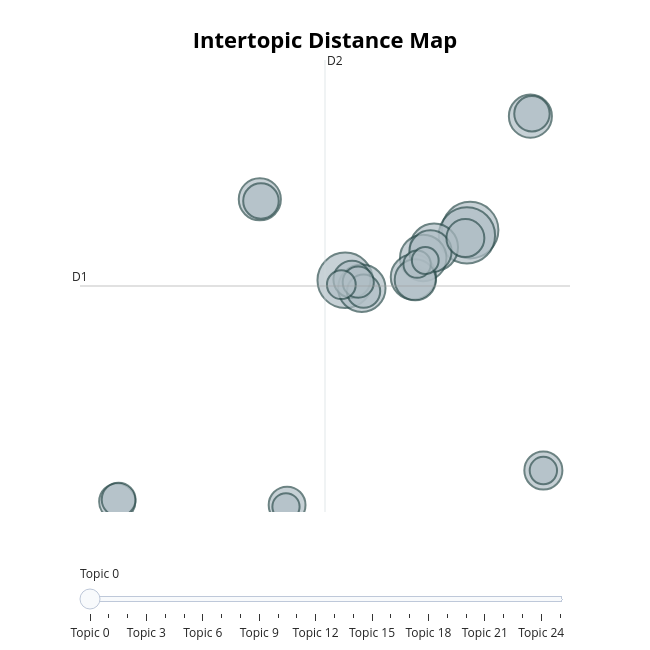

Notebook source saved alongside this figure:
### Code cell
topic_model.visualize_topics()

### Figure 1 — Plotly figure (JSON) as saved in the notebook; plotly's stock layout.template omitted (floating-point values rounded to 4 significant figures)
{"data": [{"customdata": [[0, "grasa | ves | panza | tema | ve", 406], [1, "kilos | cuerpo | bajar | 60 | normal", 402], [2, "enfermedad | salud | cuerpo | mental | saludable", 390], [3, "argentina | país | final | mayoría | comida", 291], [4, "hermano | hizo | hombre | busca | habla", 285], [5, "haces | ustedes | seguro | puta | mil", 274], [6, "amigo | gorda obesa | veo | puedo | dejar", 260], [7, "comida | comer | mala | come | dieta", 235], [8, "milei | ustedes | hijos | país | sabe", 226], [9, "comida | comer | come | deja | grasa", 225], [10, "pobre | puedo | meses | comida | pq", 215], [11, "bajar | ayuda | hilo | enfermedad | muchas", 184], [12, "persona obesa | ir | buen | pueden | cuerpo", 183], [13, "gorda obesa | gente obesa | medio | cuenta | viendo", 175], [14, "gorda obesa | pone | 40 | busca | gracias", 172], [15, "mujer | chica | cuerpo | diciendo | cuerpos", 167], [16, "comer | feliz | quiero | leche | terminar", 160], [17, "dieta | comer | come | bajar | saludable", 159], [18, "furia | leche | chica | diciendo | mujer", 145], [19, "final | boca | falta | favor | ir", 140], [20, "gorda obesa | haber | mano | final | hablar", 123], [21, "salud | argentina | mil | año | chicos", 105], [22, "puta | madre | 50 | mujer | anda", 95], [23, "salud | enfermedad | cambio | sociedad | sobrepeso obesidad", 95], [24, "foto | plata | realidad | pibe | idea", 94], [25, "vos sos | sos obeso | ganas | seguro | haces", 91]], "hovertemplate": "<b>Topic %{customdata[0]}</b><br>%{customdata[1]}<br>Size: %{customdata[2]}", "legendgroup": "", "marker": {"color": "#B0BEC5", "line": {"color": "DarkSlateGrey", "width": 2}, "size": [406, 402, 390, 291, 285, 274, 260, 235, 226, 225, 215, 184, 183, 175, 172, 167, 160, 159, 145, 140, 123, 105, 95, 95, 94, 91], "sizemode": "area", "sizeref": 0.2537, "symbol": "circle"}, "mode": "markers", "name": "", "orientation": "v", "showlegend": false, "type": "scatter", "x": [7.393, 7.167, -1.466, 4.838, -0.2875, 4.068, 3.372, 11.67, 4.581, -7.521, 3.505, 12.59, 7.057, -0.9823, -5.587, -17.63, -7.44, 11.78, -17.53, -0.1612, -0.5396, -1.739, 3.636, 12.59, -5.666, 4.213], "xaxis": "x", "y": [11.14, 10.89, 8.827, 10.34, 8.458, 9.855, 8.979, 16.39, 10.15, 12.56, 8.851, 0.06206, 10.77, 8.867, -1.529, -1.372, 12.48, 16.5, -1.277, 8.322, 8.741, 8.623, 9.568, 0.06203, -1.608, 9.738], "yaxis": "y"}], "layout": {"annotations": [{"showarrow": false, "text": "D1", "x": -20.27, "y": 8.563, "yshift": 10}, {"showarrow": false, "text": "D2", "x": -2.898, "xshift": 10, "y": 18.97}], "height": 650, "hoverlabel": {"bgcolor": "white", "font": {"family": "Rockwell", "size": 16}}, "legend": {"itemsizing": "constant", "tracegroupgap": 0}, "margin": {"t": 60}, "shapes": [{"line": {"color": "#CFD8DC", "width": 2}, "type": "line", "x0": -2.898, "x1": -2.898, "y0": -1.849, "y1": 18.97}, {"line": {"color": "#9E9E9E", "width": 2}, "type": "line", "x0": -20.27, "x1": 14.48, "y0": 8.563, "y1": 8.563}], "sliders": [{"active": 0, "pad": {"t": 50}, "steps": [{"args": [{"marker.color": [["red", "#B0BEC5", "#B0BEC5", "#B0BEC5", "#B0BEC5", "#B0BEC5", "#B0BEC5", "#B0BEC5", "#B0BEC5", "#B0BEC5", "#B0BEC5", "#B0BEC5", "#B0BEC5", "#B0BEC5", "#B0BEC5", "#B0BEC5", "#B0BEC5", "#B0BEC5", "#B0BEC5", "#B0BEC5", "#B0BEC5", "#B0BEC5", "#B0BEC5", "#B0BEC5", "#B0BEC5", "#B0BEC5"]]}], "label": "Topic 0", "method": "update"}, {"args": [{"marker.color": [["#B0BEC5", "red", "#B0BEC5", "#B0BEC5", "#B0BEC5", "#B0BEC5", "#B0BEC5", "#B0BEC5", "#B0BEC5", "#B0BEC5", "#B0BEC5", "#B0BEC5", "#B0BEC5", "#B0BEC5", "#B0BEC5", "#B0BEC5", "#B0BEC5", "#B0BEC5", "#B0BEC5", "#B0BEC5", "#B0BEC5", "#B0BEC5", "#B0BEC5", "#B0BEC5", "#B0BEC5", "#B0BEC5"]]}], "label": "Topic 1", "method": "update"}, {"args": [{"marker.color": [["#B0BEC5", "#B0BEC5", "red", "#B0BEC5", "#B0BEC5", "#B0BEC5", "#B0BEC5", "#B0BEC5", "#B0BEC5", "#B0BEC5", "#B0BEC5", "#B0BEC5", "#B0BEC5", "#B0BEC5", "#B0BEC5", "#B0BEC5", "#B0BEC5", "#B0BEC5", "#B0BEC5", "#B0BEC5", "#B0BEC5", "#B0BEC5", "#B0BEC5", "#B0BEC5", "#B0BEC5", "#B0BEC5"]]}], "label": "Topic 2", "method": "update"}, {"args": [{"marker.color": [["#B0BEC5", "#B0BEC5", "#B0BEC5", "red", "#B0BEC5", "#B0BEC5", "#B0BEC5", "#B0BEC5", "#B0BEC5", "#B0BEC5", "#B0BEC5", "#B0BEC5", "#B0BEC5", "#B0BEC5", "#B0BEC5", "#B0BEC5", "#B0BEC5", "#B0BEC5", "#B0BEC5", "#B0BEC5", "#B0BEC5", "#B0BEC5", "#B0BEC5", "#B0BEC5", "#B0BEC5", "#B0BEC5"]]}], "label": "Topic 3", "method": "update"}, {"args": [{"marker.color": [["#B0BEC5", "#B0BEC5", "#B0BEC5", "#B0BEC5", "red", "#B0BEC5", "#B0BEC5", "#B0BEC5", "#B0BEC5", "#B0BEC5", "#B0BEC5", "#B0BEC5", "#B0BEC5", "#B0BEC5", "#B0BEC5", "#B0BEC5", "#B0BEC5", "#B0BEC5", "#B0BEC5", "#B0BEC5", "#B0BEC5", "#B0BEC5", "#B0BEC5", "#B0BEC5", "#B0BEC5", "#B0BEC5"]]}], "label": "Topic 4", "method": "update"}, {"args": [{"marker.color": [["#B0BEC5", "#B0BEC5", "#B0BEC5", "#B0BEC5", "#B0BEC5", "red", "#B0BEC5", "#B0BEC5", "#B0BEC5", "#B0BEC5", "#B0BEC5", "#B0BEC5", "#B0BEC5", "#B0BEC5", "#B0BEC5", "#B0BEC5", "#B0BEC5", "#B0BEC5", "#B0BEC5", "#B0BEC5", "#B0BEC5", "#B0BEC5", "#B0BEC5", "#B0BEC5", "#B0BEC5", "#B0BEC5"]]}], "label": "Topic 5", "method": "update"}, {"args": [{"marker.color": [["#B0BEC5", "#B0BEC5", "#B0BEC5", "#B0BEC5", "#B0BEC5", "#B0BEC5", "red", "#B0BEC5", "#B0BEC5", "#B0BEC5", "#B0BEC5", "#B0BEC5", "#B0BEC5", "#B0BEC5", "#B0BEC5", "#B0BEC5", "#B0BEC5", "#B0BEC5", "#B0BEC5", "#B0BEC5", "#B0BEC5", "#B0BEC5", "#B0BEC5", "#B0BEC5", "#B0BEC5", "#B0BEC5"]]}], "label": "Topic 6", "method": "update"}, {"args": [{"marker.color": [["#B0BEC5", "#B0BEC5", "#B0BEC5", "#B0BEC5", "#B0BEC5", "#B0BEC5", "#B0BEC5", "red", "#B0BEC5", "#B0BEC5", "#B0BEC5", "#B0BEC5", "#B0BEC5", "#B0BEC5", "#B0BEC5", "#B0BEC5", "#B0BEC5", "#B0BEC5", "#B0BEC5", "#B0BEC5", "#B0BEC5", "#B0BEC5", "#B0BEC5", "#B0BEC5", "#B0BEC5", "#B0BEC5"]]}], "label": "Topic 7", "method": "update"}, {"args": [{"marker.color": [["#B0BEC5", "#B0BEC5", "#B0BEC5", "#B0BEC5", "#B0BEC5", "#B0BEC5", "#B0BEC5", "#B0BEC5", "red", "#B0BEC5", "#B0BEC5", "#B0BEC5", "#B0BEC5", "#B0BEC5", "#B0BEC5", "#B0BEC5", "#B0BEC5", "#B0BEC5", "#B0BEC5", "#B0BEC5", "#B0BEC5", "#B0BEC5", "#B0BEC5", "#B0BEC5", "#B0BEC5", "#B0BEC5"]]}], "label": "Topic 8", "method": "update"}, {"args": [{"marker.color": [["#B0BEC5", "#B0BEC5", "#B0BEC5", "#B0BEC5", "#B0BEC5", "#B0BEC5", "#B0BEC5", "#B0BEC5", "#B0BEC5", "red", "#B0BEC5", "#B0BEC5", "#B0BEC5", "#B0BEC5", "#B0BEC5", "#B0BEC5", "#B0BEC5", "#B0BEC5", "#B0BEC5", "#B0BEC5", "#B0BEC5", "#B0BEC5", "#B0BEC5", "#B0BEC5", "#B0BEC5", "#B0BEC5"]]}], "label": "Topic 9", "method": "update"}, {"args": [{"marker.color": [["#B0BEC5", "#B0BEC5", "#B0BEC5", "#B0BEC5", "#B0BEC5", "#B0BEC5", "#B0BEC5", "#B0BEC5", "#B0BEC5", "#B0BEC5", "red", "#B0BEC5", "#B0BEC5", "#B0BEC5", "#B0BEC5", "#B0BEC5", "#B0BEC5", "#B0BEC5", "#B0BEC5", "#B0BEC5", "#B0BEC5", "#B0BEC5", "#B0BEC5", "#B0BEC5", "#B0BEC5", "#B0BEC5"]]}], "label": "Topic 10", "method": "update"}, {"args": [{"marker.color": [["#B0BEC5", "#B0BEC5", "#B0BEC5", "#B0BEC5", "#B0BEC5", "#B0BEC5", "#B0BEC5", "#B0BEC5", "#B0BEC5", "#B0BEC5", "#B0BEC5", "red", "#B0BEC5", "#B0BEC5", "#B0BEC5", "#B0BEC5", "#B0BEC5", "#B0BEC5", "#B0BEC5", "#B0BEC5", "#B0BEC5", "#B0BEC5", "#B0BEC5", "#B0BEC5", "#B0BEC5", "#B0BEC5"]]}], "label": "Topic 11", "method": "update"}, {"args": [{"marker.color": [["#B0BEC5", "#B0BEC5", "#B0BEC5", "#B0BEC5", "#B0BEC5", "#B0BEC5", "#B0BEC5", "#B0BEC5", "#B0BEC5", "#B0BEC5", "#B0BEC5", "#B0BEC5", "red", "#B0BEC5", "#B0BEC5", "#B0BEC5", "#B0BEC5", "#B0BEC5", "#B0BEC5", "#B0BEC5", "#B0BEC5", "#B0BEC5", "#B0BEC5", "#B0BEC5", "#B0BEC5", "#B0BEC5"]]}], "label": "Topic 12", "method": "update"}, {"args": [{"marker.color": [["#B0BEC5", "#B0BEC5", "#B0BEC5", "#B0BEC5", "#B0BEC5", "#B0BEC5", "#B0BEC5", "#B0BEC5", "#B0BEC5", "#B0BEC5", "#B0BEC5", "#B0BEC5", "#B0BEC5", "red", "#B0BEC5", "#B0BEC5", "#B0BEC5", "#B0BEC5", "#B0BEC5", "#B0BEC5", "#B0BEC5", "#B0BEC5", "#B0BEC5", "#B0BEC5", "#B0BEC5", "#B0BEC5"]]}], "label": "Topic 13", "method": "update"}, {"args": [{"marker.color": [["#B0BEC5", "#B0BEC5", "#B0BEC5", "#B0BEC5", "#B0BEC5", "#B0BEC5", "#B0BEC5", "#B0BEC5", "#B0BEC5", "#B0BEC5", "#B0BEC5", "#B0BEC5", "#B0BEC5", "#B0BEC5", "red", "#B0BEC5", "#B0BEC5", "#B0BEC5", "#B0BEC5", "#B0BEC5", "#B0BEC5", "#B0BEC5", "#B0BEC5", "#B0BEC5", "#B0BEC5", "#B0BEC5"]]}], "label": "Topic 14", "method": "update"}, {"args": [{"marker.color": [["#B0BEC5", "#B0BEC5", "#B0BEC5", "#B0BEC5", "#B0BEC5", "#B0BEC5", "#B0BEC5", "#B0BEC5", "#B0BEC5", "#B0BEC5", "#B0BEC5", "#B0BEC5", "#B0BEC5", "#B0BEC5", "#B0BEC5", "red", "#B0BEC5", "#B0BEC5", "#B0BEC5", "#B0BEC5", "#B0BEC5", "#B0BEC5", "#B0BEC5", "#B0BEC5", "#B0BEC5", "#B0BEC5"]]}], "label": "Topic 15", "method": "update"}, {"args": [{"marker.color": [["#B0BEC5", "#B0BEC5", "#B0BEC5", "#B0BEC5", "#B0BEC5", "#B0BEC5", "#B0BEC5", "#B0BEC5", "#B0BEC5", "#B0BEC5", "#B0BEC5", "#B0BEC5", "#B0BEC5", "#B0BEC5", "#B0BEC5", "#B0BEC5", "red", "#B0BEC5", "#B0BEC5", "#B0BEC5", "#B0BEC5", "#B0BEC5", "#B0BEC5", "#B0BEC5", "#B0BEC5", "#B0BEC5"]]}], "label": "Topic 16", "method": "update"}, {"args": [{"marker.color": [["#B0BEC5", "#B0BEC5", "#B0BEC5", "#B0BEC5", "#B0BEC5", "#B0BEC5", "#B0BEC5", "#B0BEC5", "#B0BEC5", "#B0BEC5", "#B0BEC5", "#B0BEC5", "#B0BEC5", "#B0BEC5", "#B0BEC5", "#B0BEC5", "#B0BEC5", "red", "#B0BEC5", "#B0BEC5", "#B0BEC5", "#B0BEC5", "#B0BEC5", "#B0BEC5", "#B0BEC5", "#B0BEC5"]]}], "label": "Topic 17", "method": "update"}, {"args": [{"marker.color": [["#B0BEC5", "#B0BEC5", "#B0BEC5", "#B0BEC5", "#B0BEC5", "#B0BEC5", "#B0BEC5", "#B0BEC5", "#B0BEC5", "#B0BEC5", "#B0BEC5", "#B0BEC5", "#B0BEC5", "#B0BEC5", "#B0BEC5", "#B0BEC5", "#B0BEC5", "#B0BEC5", "red", "#B0BEC5", "#B0BEC5", "#B0BEC5", "#B0BEC5", "#B0BEC5", "#B0BEC5", "#B0BEC5"]]}], "label": "Topic 18", "method": "update"}, {"args": [{"marker.color": [["#B0BEC5", "#B0BEC5", "#B0BEC5", "#B0BEC5", "#B0BEC5", "#B0BEC5", "#B0BEC5", "#B0BEC5", "#B0BEC5", "#B0BEC5", "#B0BEC5", "#B0BEC5", "#B0BEC5", "#B0BEC5", "#B0BEC5", "#B0BEC5", "#B0BEC5", "#B0BEC5", "#B0BEC5", "red", "#B0BEC5", "#B0BEC5", "#B0BEC5", "#B0BEC5", "#B0BEC5", "#B0BEC5"]]}], "label": "Topic 19", "method": "update"}, {"args": [{"marker.color": [["#B0BEC5", "#B0BEC5", "#B0BEC5", "#B0BEC5", "#B0BEC5", "#B0BEC5", "#B0BEC5", "#B0BEC5", "#B0BEC5", "#B0BEC5", "#B0BEC5", "#B0BEC5", "#B0BEC5", "#B0BEC5", "#B0BEC5", "#B0BEC5", "#B0BEC5", "#B0BEC5", "#B0BEC5", "#B0BEC5", "red", "#B0BEC5", "#B0BEC5", "#B0BEC5", "#B0BEC5", "#B0BEC5"]]}], "label": "Topic 20", "method": "update"}, {"args": [{"marker.color": [["#B0BEC5", "#B0BEC5", "#B0BEC5", "#B0BEC5", "#B0BEC5", "#B0BEC5", "#B0BEC5", "#B0BEC5", "#B0BEC5", "#B0BEC5", "#B0BEC5", "#B0BEC5", "#B0BEC5", "#B0BEC5", "#B0BEC5", "#B0BEC5", "#B0BEC5", "#B0BEC5", "#B0BEC5", "#B0BEC5", "#B0BEC5", "red", "#B0BEC5", "#B0BEC5", "#B0BEC5", "#B0BEC5"]]}], "label": "Topic 21", "method": "update"}, {"args": [{"marker.color": [["#B0BEC5", "#B0BEC5", "#B0BEC5", "#B0BEC5", "#B0BEC5", "#B0BEC5", "#B0BEC5", "#B0BEC5", "#B0BEC5", "#B0BEC5", "#B0BEC5", "#B0BEC5", "#B0BEC5", "#B0BEC5", "#B0BEC5", "#B0BEC5", "#B0BEC5", "#B0BEC5", "#B0BEC5", "#B0BEC5", "#B0BEC5", "#B0BEC5", "red", "#B0BEC5", "#B0BEC5", "#B0BEC5"]]}], "label": "Topic 22", "method": "update"}, {"args": [{"marker.color": [["#B0BEC5", "#B0BEC5", "#B0BEC5", "#B0BEC5", "#B0BEC5", "#B0BEC5", "#B0BEC5", "#B0BEC5", "#B0BEC5", "#B0BEC5", "#B0BEC5", "#B0BEC5", "#B0BEC5", "#B0BEC5", "#B0BEC5", "#B0BEC5", "#B0BEC5", "#B0BEC5", "#B0BEC5", "#B0BEC5", "#B0BEC5", "#B0BEC5", "#B0BEC5", "red", "#B0BEC5", "#B0BEC5"]]}], "label": "Topic 23", "method": "update"}, {"args": [{"marker.color": [["#B0BEC5", "#B0BEC5", "#B0BEC5", "#B0BEC5", "#B0BEC5", "#B0BEC5", "#B0BEC5", "#B0BEC5", "#B0BEC5", "#B0BEC5", "#B0BEC5", "#B0BEC5", "#B0BEC5", "#B0BEC5", "#B0BEC5", "#B0BEC5", "#B0BEC5", "#B0BEC5", "#B0BEC5", "#B0BEC5", "#B0BEC5", "#B0BEC5", "#B0BEC5", "#B0BEC5", "red", "#B0BEC5"]]}], "label": "Topic 24", "method": "update"}, {"args": [{"marker.color": [["#B0BEC5", "#B0BEC5", "#B0BEC5", "#B0BEC5", "#B0BEC5", "#B0BEC5", "#B0BEC5", "#B0BEC5", "#B0BEC5", "#B0BEC5", "#B0BEC5", "#B0BEC5", "#B0BEC5", "#B0BEC5", "#B0BEC5", "#B0BEC5", "#B0BEC5", "#B0BEC5", "#B0BEC5", "#B0BEC5", "#B0BEC5", "#B0BEC5", "#B0BEC5", "#B0BEC5", "#B0BEC5", "red"]]}], "label": "Topic 25", "method": "update"}]}], "title": {"font": {"color": "Black", "size": 22}, "text": "<b>Intertopic Distance Map</b>", "x": 0.5, "xanchor": "center", "y": 0.95, "yanchor": "top"}, "width": 650, "xaxis": {"anchor": "y", "domain": [0, 1], "range": [-20.27, 14.48], "title": {"text": ""}, "visible": false}, "yaxis": {"anchor": "x", "domain": [0, 1], "range": [-1.849, 18.97], "title": {"text": ""}, "visible": false}}}
